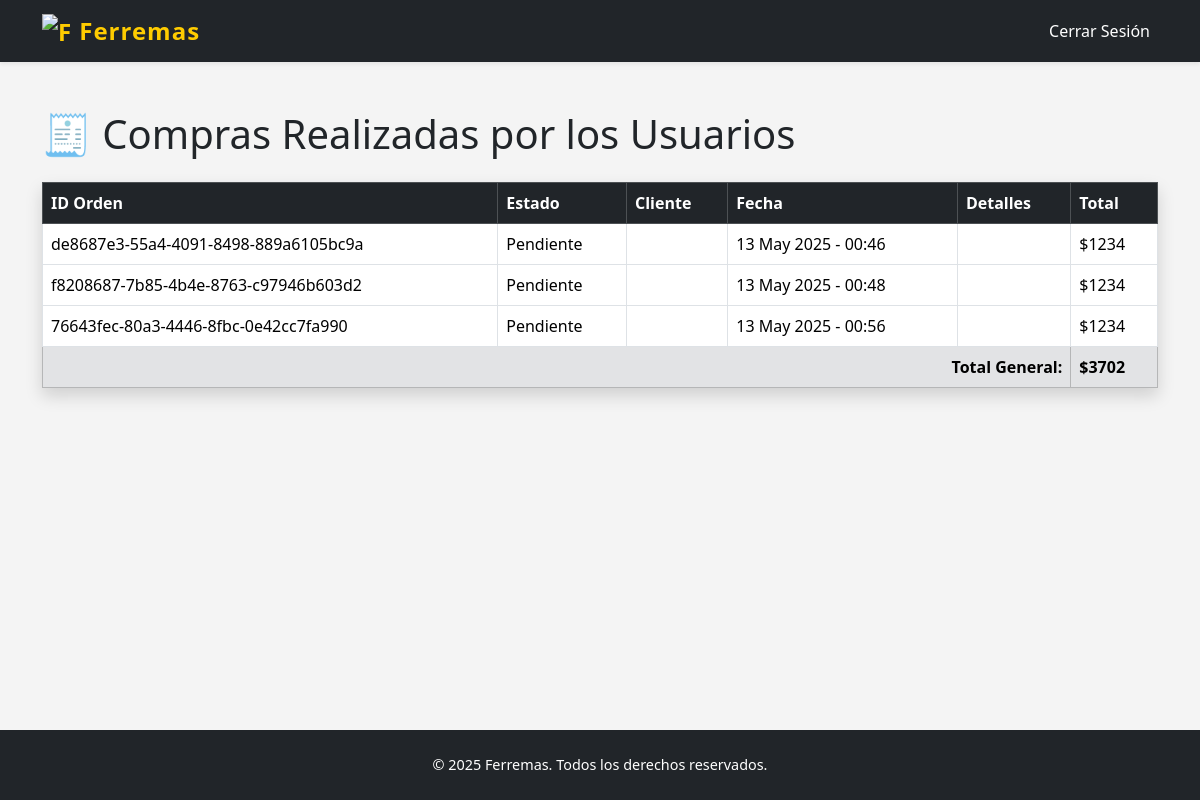
The app's page /api/compras/ (signed in) with its own data.
### ferremas/models.py (models this page shows, shortened)
class Orden(models.Model):
    cliente = models.ForeignKey(User, on_delete=models.CASCADE, verbose_name="Cliente", null=True, blank=True)
    orden_id = models.CharField("ID de la Orden", max_length=100, unique=True)
    sesion_id = models.CharField("ID de Sesión", max_length=100)
    monto = models.PositiveIntegerField("Monto Total")
    estado = models.CharField(
        "Estado del Pago",
        max_length=20,
        choices=[('pendiente', 'Pendiente'), ('pagado', 'Pagado'), ('fallido', 'Fallido')],
        default='pendiente'
    )
    fecha_creacion = models.DateTimeField("Fecha de Creación", auto_now_add=True)

### ferremas/views.py (the view)
# urls.py: path('compras/', views.compras_usuarios, name='compras_usuarios'),
@login_required
def compras_usuarios(request):
    ordenes = Orden.objects.all().prefetch_related('detalles', 'cliente')
    total_general = sum(orden.monto for orden in ordenes)
    return render(request, 'ferremas/compras_usuarios.html', {
        'ordenes': ordenes,
        'total_general': total_general
    })

### ferremas/templates/ferremas/compras_usuarios.html (shortened to what this page needs)
{% load static %}
<!DOCTYPE html>
<html lang="es">
<head>
    <link href="https://cdn.jsdelivr.net/npm/bootstrap@5.3.3/dist/css/bootstrap.min.css" rel="stylesheet">
    <link href="{% static 'css/inicio.css' %}" rel="stylesheet">
</head>
<body class="d-flex flex-column min-vh-100">
    <nav class="navbar navbar-expand-lg navbar-dark bg-dark shadow-sm">
        <div class="container">
            <a class="navbar-brand fw-bold text-warning" href="{% url 'inicio' %}">
                <img src="{% static 'ferremas/logo.png' %}" alt="Ferremas" width="30" height="30"
                    class="d-inline-block align-text-top">
                Ferremas
            </a>
            <div class="collapse navbar-collapse" id="navbarNav">
                <ul class="navbar-nav">
                    <li class="nav-item">
                        <a class="nav-link" href="{% url 'logout' %}">Cerrar Sesión</a>
                    </li>
                </ul>
            </div>
        </div>
    </nav>
<main class="flex-grow-1">
<div class="container py-5">
    <h1 class="mb-4">🧾 Compras Realizadas por los Usuarios</h1>
    {% if ordenes %}
        <table class="table table-bordered table-hover bg-white shadow">
            <thead class="table-dark">
                <tr>
                    <th>ID Orden</th>
                    <th>Estado</th>
                    <th>Cliente</th>
                    <th>Fecha</th>
                    <th>Detalles</th>
                    <th>Total</th>
                </tr>
            </thead>
            <tbody>
                {% for orden in ordenes %}
                    <tr>
                        <td>{{ orden.orden_id }}</td>
                        <td>{{ orden.get_estado_display }}</td>
                        <td>{{ orden.username.username }}</td>
                        <td>{{ orden.fecha_creacion|date:"d M Y - H:i" }}</td>
                        <td>
                        </td>
                        <td>${{ orden.monto }}</td>
                    </tr>
                {% endfor %}
                <tr class="fw-bold table-secondary">
                    <td colspan="5" class="text-end">Total General:</td>
                    <td>${{ total_general }}</td>
                </tr>
            </tbody>
        </table>
    {% else %}
        <div class="alert alert-info">No se han registrado compras todavía.</div>
    {% endif %}
</div>
</main>
<footer class="bg-dark text-white text-center py-4 mt-5">
    <div class="container">
        <p class="mb-0">&copy; 2025 Ferremas. Todos los derechos reservados.</p>
    </div>
</footer>
</body>
</html>

### ferremas/static/css/inicio.css (style rules this page uses)
body { background-color: #f4f4f4; font-family: 'Segoe UI', sans-serif; }
.navbar { box-shadow: 0 4px 6px rgba(0, 0, 0, 0.3); background-color: #343a40; }
.navbar-brand { font-weight: bold; font-size: 1.5rem; letter-spacing: 1px; color: #ffcc00 !important; }
.navbar-nav .nav-link { color: #ffffff !important; margin-left: 10px; }
footer { background-color: #212529; color: #adb5bd; font-size: 0.9rem; }

### records on screen
Orden: orden_id "de8687e3-55a4-4091-8498-889a6105bc9a", estado "Pendiente", fecha_creacion "13 May 2025 - 00:46", monto "1234"
Orden: orden_id "f8208687-7b85-4b4e-8763-c97946b603d2", estado "Pendiente", fecha_creacion "13 May 2025 - 00:48", monto "1234"
Orden: orden_id "76643fec-80a3-4446-8fbc-0e42cc7fa990", estado "Pendiente", fecha_creacion "13 May 2025 - 00:56", monto "1234"

### other values on screen
{{ total_general }} "3702"
